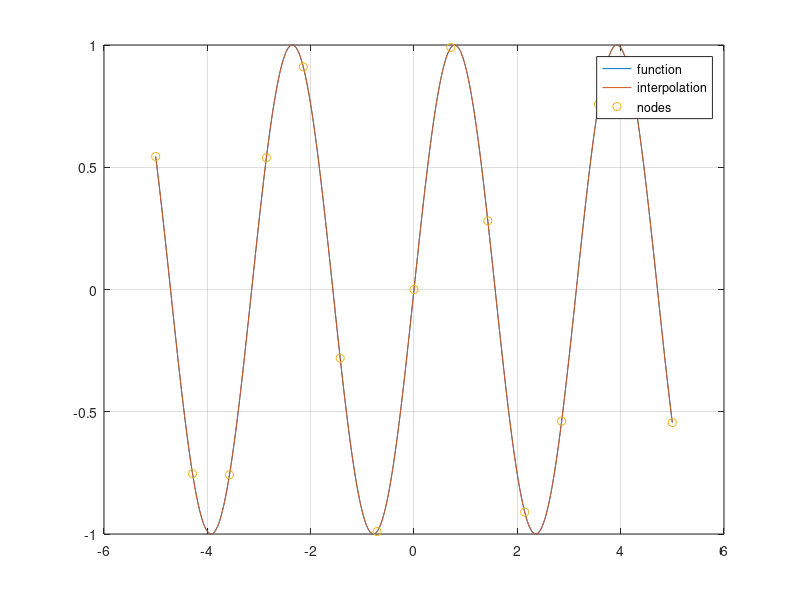

This figure's MATLAB source:
%1
m = 5;
n = 2*m;
time = [0 3 5 8 13];
distance = [0 225 383 623 993];
speed = [75 77 80 74 72];

function table=div_dif_double(nodes,values,der_values)
n=2*length(nodes);
table=NaN(n);
double_nodes=repelem(nodes,2);
table(:,1)=repelem(values,2);
table(1:2:end-1,2)=der_values;
table(2:2:end-2,2)=diff(values)'./diff(nodes)';
for j=3:n
    for i=1:n-j+1
        table(i,j)=(table(i+1,j-1)-table(i,j-1))/(double_nodes(i+j-1)-double_nodes(i));
    end
end
end

function [Hx, der_Hx]=Hermite_interp(nodes,values,der_values,x)
    table=div_dif_double(nodes,values,der_values);
    coefs=table(1,:);
    double_nodes=repelem(nodes,2);
    Hx = x; der_Hx=x;
    for i=1:length(x)
        Hx(i)=coefs(1);
        p=1;
        der_Hx(i)=0;
        der_p=0;
        for k=2:length(coefs)
            der_p=der_p*(x(i)-double_nodes(k-1))+p;
            p=p*(x(i)-double_nodes(k-1));
            Hx(i)=Hx(i)+coefs(k)*p;
            der_Hx(i)=der_Hx(i)+coefs(k)*der_p;
        end
    end
endfunction
[Hx, der_Hx]=Hermite_interp(time,distance,speed,[10]);
printf("speed: %f, distance: %f", der_Hx, Hx)


%2
x=[1 2];
f=[0 0.6931];
fd=[1 0.5];
[Hx, der_Hx] = Hermite_interp(x,f,fd,3/2);
error = abs(log10(1.5)-Hx);
printf("\nvalue: %f, error: %f", Hx,error)


%3
clear
xplot1=-5:0.01:5;
fplot1=sin(2*xplot1);
figure
plot(xplot1,fplot1);
hold on
grid on
nodes1 = linspace(-5,5,15);
fnodes1 = sin(2*nodes1);
fdnodes1 = 2*cos(2*nodes1);
Hx=zeros(size(xplot1));  
for i=1:length(xplot1)
    [Hx(i), der_Hx(i)] = Hermite_interp(nodes1,fnodes1,fdnodes1,xplot1(i));
end
plot(xplot1,Hx);
plot(nodes1,fnodes1,'o');
legend('function','interpolation','nodes')


